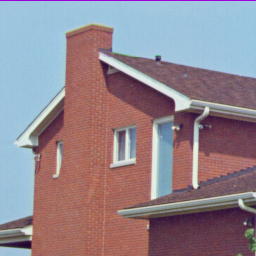
%> input picture house.tiff, 256 x 256 px
$ octave lab4_final.m   (GNU Octave 9; MATLAB toolbox functions it lacks are replaced by stand-ins)
%> lines starting %> are read from the running program, lines starting %| are printed output that depends on the picture
clear
clc
close all

%% Lab 4 - K clustering
I= imread('house.tiff');    %load house image
%> I is the input picture: size 256x256x3 uint8; mean R, G, B 146.6, 133, 142
figure,imshow(I);           %display image
M = length(I); N = length(I);   % assuming how is a symmetric image
%> after `M = length(I)`: M = 256
%> after `N = length(I)`: N = 256
X = reshape(I, M*N, 3);
X = double(X);
figure, plot3(X(:,1), X(:,2), X(:,3),'.','Color',[1, 0, 0])    %plot showing red
%% Part A - Randomly Initialize Paramters
disp("Part A")
n_samples = size(X,1);
%> n_samples = 65536
c = 2;
u1 = [rand()*max(X(:,1)) rand()*max(X(:,2)) rand()*max(X(:,3))];
u2 = [rand()*max(X(:,1)) rand()*max(X(:,2)) rand()*max(X(:,3))];
u1_prev = [0 0 0];
u2_prev = [0 0 0];
initial = [u1;u2];
%> initial = [197.6 186.5 97.57; 60.59 125.8 93.94]

disp('Initial value of mean 1 for part A:');
disp(u1);
%|    197.595   186.457    97.573
disp('Initial value of mean 2 for part A:');
disp(u2);
%|     60.587   125.774    93.945

%% PART A - clustering
cluster_id_a = zeros(n_samples,1);
attemptA = 0;
e = [];
Error_u1 = [];
Error_u2 = [];

while((~isequal(u1,u1_prev) && ~isequal(u2,u2_prev)))
    attemptA = attemptA + 1;
    for i = 1:n_samples
        norm_u1 = norm(X(i,:)-u1);
        norm_u2 = norm(X(i,:)-u2);

        if(norm_u1<norm_u2)
            cluster_id_a(i) = 1;
        else
            cluster_id_a(i) = 2;
        end
    end

    u1_prev = u1;
    u2_prev = u2;

    u1 = [mean(X(find(cluster_id_a==1),1)) mean(X(find(cluster_id_a==1),2)) mean(X(find(cluster_id_a==1),3))];
    u2 = [mean(X(find(cluster_id_a==2),1)) mean(X(find(cluster_id_a==2),2)) mean(X(find(cluster_id_a==2),3))];

    Error_u1 = [Error_u1 ;norm_u1^2];
    Error_u2 = [Error_u2 ;norm_u2^2];
    error = (Error_u1 + Error_u2);
    error = [e; error ];

end
%> this loop made 7 passes
%> (u1_prev, u2_prev, u1, u2, Error_u1, Error_u2, error) on passes 1 to 2: ([197.6 186.5 97.57], [60.59 125.8 93.94], [164.4 158.8 165.6], [107.6 76.5 90.56], 4592.6, 18299.8, 22892.5), ([164.4 158.8 165.6], [107.6 76.5 90.56], [161.7 187.6 203.9], [134 87.64 90.7], [4592.6; 192.1], [18299.8; 16482], [22892.5; 16674.1])
%> (u1, u2, Error_u1) on pass 7: ([162.2 196.7 216.1], [136.4 91.47 93.7], [4592.6; 192.1; 2904.7; 4499.7; 4671.7; 4697.4; 4700.7])

finalA = [u1;u2];
%> finalA = [162.2 196.7 216.1; 136.4 91.47 93.7]
disp("Final value of updated mean for part A")
disp(finalA);
%|    162.156   196.664   216.105
%|    136.393    91.470    93.697

disp("Number of Iterations");
disp(attemptA);
%| 7

colour_u1 = [u1(1)/255 u1(2)/255 u1(3)/255];
%> colour_u1 = [0.636 0.771 0.847]
colour_u2 = [u2(1)/255 u2(2)/255 u2(3)/255];
%> colour_u2 = [0.535 0.359 0.367]

%% plot of Cluster Means (two stages of cluster process)
figure
plot3(X(find(cluster_id_a==1),1), X(find(cluster_id_a==1),2), X(find(cluster_id_a==1),3),'.','Color',colour_u1)
hold on
plot3(X(find(cluster_id_a==2),1), X(find(cluster_id_a==2),2), X(find(cluster_id_a==2),3),'.','Color',colour_u2)
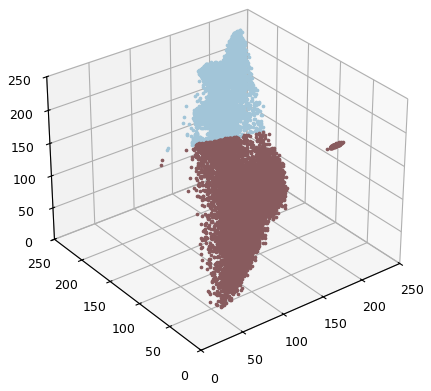
%> figure redrawn from the program's plot data
hold off

%% plot of error
plot(1:attemptA,Error_u2)
title("Error Plot");
xlabel("Iteration");
ylabel("Error");
legend('Total Error')
hold off
%% PART B - Clustering
disp("Part B")
n_samples = size(X,1);
c = 5;
u = [];
attempt = 0;
for i = 1:c
    u = [u;rand()*max(X(:,1)) rand()*max(X(:,2)) rand()*max(X(:,3))];

end
%> after the loop, u = [183.4 74.61 110.6; 136.5 223.4 117.1; 65.95 185.9 143.5; 58.62 223.8 228; 189.6 221.9 71.95]

u_prev = zeros(5,3);

initial_b = u;
%> initial_b has the same summary as u

cluster_id_b = zeros(n_samples,1);

%> (the run ends here)
